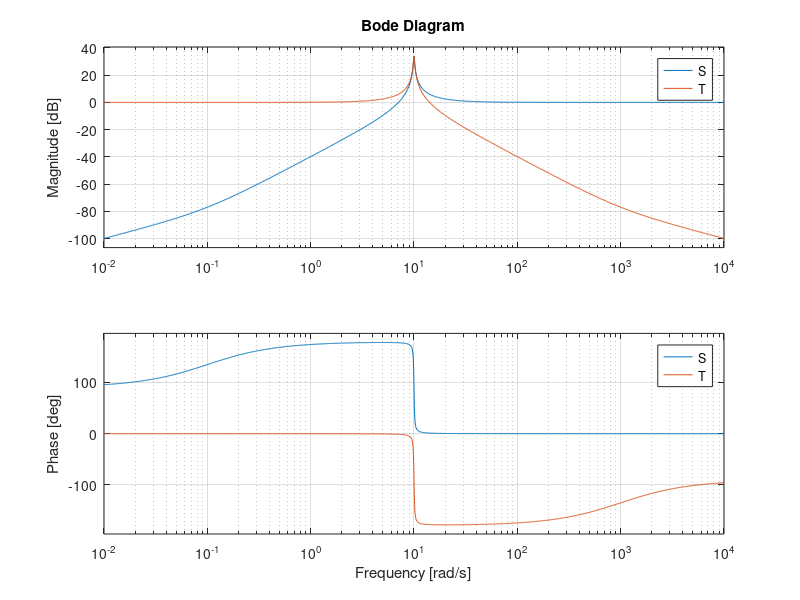
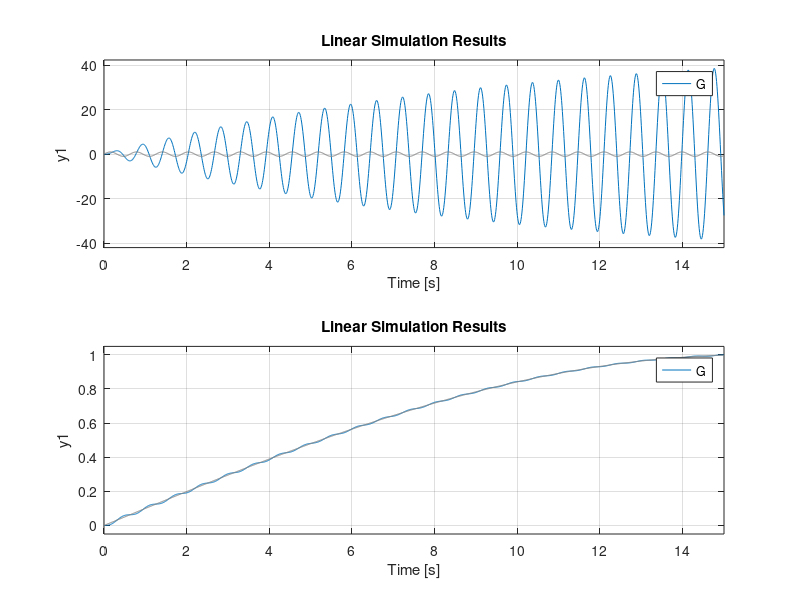

Recreate these plots in MATLAB, in order.
close all; clear all; clc 

%Student Numbers
% 20523043 Pavel 
% 20509464 Tyler
% 20482444 Henrietta

dt = 0.01;
Tf = 15;
t = 0:dt:Tf;


zeta = 0.01;
harm = 10;

Kp = harm^2;
Kd = 2*zeta*sqrt(Kp)-0.1;

s = tf('s');
P = 1 / (s * (s + 0.1));

% choose Kp and Kd to have different peaks in S
% Kd = 0.9;
% Kp = 100;
C = Kd*s + Kp;

% plot S and T, find poor tracking for some types of sine input.
% plant and controller
G = feedback(P*C, 1);

% sensitivity function S
S = 1 / (1 + P*C);

% complementatry sensitivity T 
T = (P*C) / (1 + P*C);

figure(1)
bode(S, T);
% subplot(2,1,2);
% bode(T)

figure(2)
subplot(2,1,1);
lsim(G, sin(10*t), t);
subplot(2,1,2);
lsim(G, sin(0.1*t), t);




